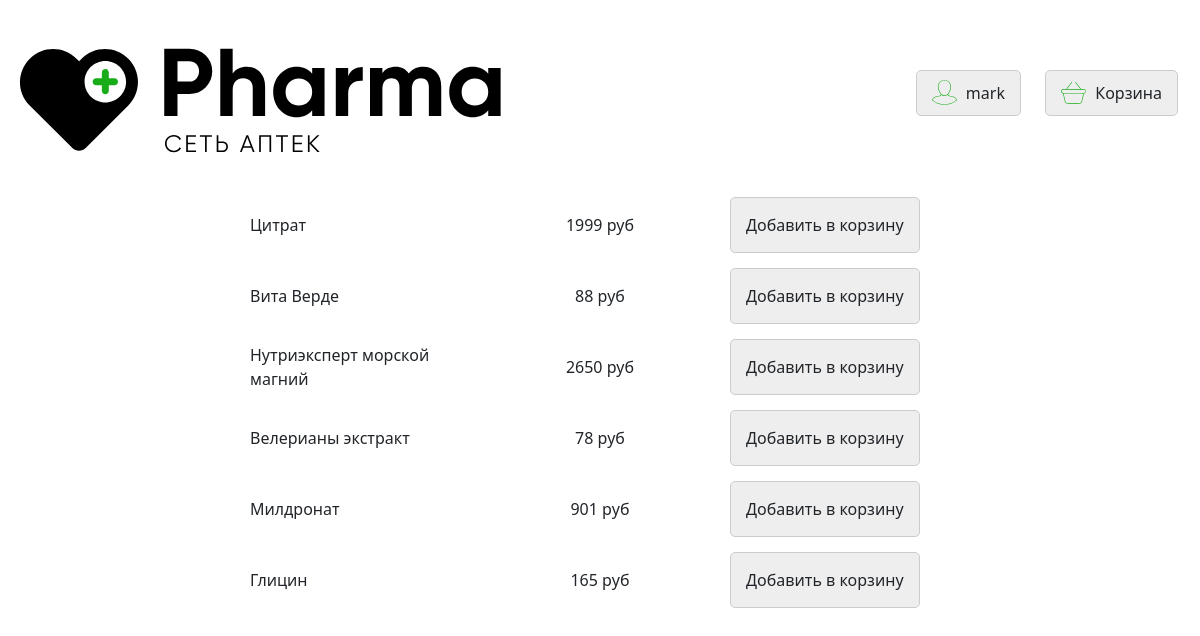
Page /mental (signed in) on the committed database.
### data/users.py (models this page shows, shortened)
class User(SqlAlchemyBase, UserMixin):
    __tablename__ = 'users'
    id = sqlalchemy.Column(sqlalchemy.Integer,
                           primary_key=True, autoincrement=True)
    name = sqlalchemy.Column(sqlalchemy.String, nullable=True)
    email = sqlalchemy.Column(sqlalchemy.String,
                              index=True, unique=True, nullable=True)
    hashed_password = sqlalchemy.Column(sqlalchemy.String, nullable=True)

### data/mental_menu.py (models this page shows)
class Mental(SqlAlchemyBase):
    __tablename__ = 'mentals'
    id = sqlalchemy.Column(sqlalchemy.Integer,
                           primary_key=True, autoincrement=True)
    title = sqlalchemy.Column(sqlalchemy.String, unique=True, nullable=True)
    price = sqlalchemy.Column(sqlalchemy.INT, nullable=True)

### main.py (the view)
@app.route('/mental')
def mental_assortiment():
    db_sess = db_session.create_session()
    menu = db_sess.query(Mental)
    return render_template("mental_menu.html", menu=menu)

### data/db_session.py (called while the page is built)
def create_session() -> Session:
    global __factory
    return __factory()

### main.py (called while the page is built)
@login_manager.user_loader
def load_user(user_id):
    db_sess = db_session.create_session()
    return db_sess.query(User).get(user_id)

### templates/mental_menu.html (shortened to what this page needs)
{% extends "header.html" %}
{% block head %}
    <link href="https://cdn.jsdelivr.net/npm/bootstrap@5.1.3/dist/css/bootstrap.min.css" rel="stylesheet"
>
    <link href="{{ url_for('static', filename='css/crown.css') }}" rel="stylesheet">
    <link href="{{ url_for('static', filename='css/header.css') }}" rel="stylesheet">
    <link href="{{ url_for('static', filename='css/catalog.css') }}" rel="stylesheet">
{% endblock %}
{% block header_button %}
    {% if current_user.is_authenticated %}
        <a href="http://127.0.0.1:8080/logout" class="header__button">
            <img src="{{ url_for('static', filename='img/user.svg') }}">
            {{ current_user.name }}
        </a>        <a href="http://127.0.0.1:8080/basket" class="header__button">
        <img src="{{ url_for('static', filename='img/basket.svg') }}">
        Корзина
    </a>
    {% else %}
        <a href="http://127.0.0.1:8080/login" class="header__button">Вход</a>
        <a href="http://127.0.0.1:8080/registration" class="header__button">Регистрация
        </a>
    {% endif %}
{% endblock %}
{% block unheader %}
    <div class="catalog">
        {% for item in menu %}
            <div class="flex flex_align_center">
                <div class=" flex flex_column catalog_item">
                    {{ item.title }}<br>
                </div>
                <div class="catalog_item flex flex_center">
                    {{ item.price }} руб<br>
                </div>
                <div class="catalog_item flex flex_align_center">
                    {% if current_user.is_authenticated %}
                        <a href="/add_basket/mental/{{ item.title }}_{{ item.price }}" class="button__item_h">
                            Добавить в корзину
                        </a>
                    {% else %}
                        <button  class="button__item" disabled class="button__item">
                            Добавить в корзину
                        </button>
                    {% endif %}
                </div>
            </div>
        {% endfor %}
    </div>
{% endblock %}

### static/css/crown.css (style rules this page uses)
a { color: inherit; text-decoration: none; background: transparent; }
.flex { display: -webkit-flex; display: flex; }
.flex_align_center { align-items: center; }
.flex_center { justify-content: center; }
.flex_column { flex-direction: column; }

### static/css/header.css (style rules this page uses)
.header__button { display: inline-block; margin: 0 10px 15px; border-radius: 5px; border: 1px solid #ccc; background-color: #eee; padding: 10px 15px; text-align: center; }
.header__button img { width: 25px; height: auto; margin-right: 5px; margin-top: -9px; margin-bottom: -5px; }

### static/css/catalog.css (style rules this page uses)
.catalog { padding-top: 30px; }
.catalog_item { width: calc(20% - 20px); margin: 0 10px 15px; }
.button__item_h { display: block; border-radius: 5px; border: 1px solid #ccc; background-color: #eee; padding: 15px 15px; text-align: center; }

### rows in the picture
User: name "mark"
Mental: title "Цитрат", price "1999"
Mental: title "Вита Верде", price "88"
Mental: title "Нутриэксперт морской магний", price "2650"
Mental: title "Велерианы экстракт", price "78"
Mental: title "Милдронат", price "901"
Mental: title "Глицин", price "165"
